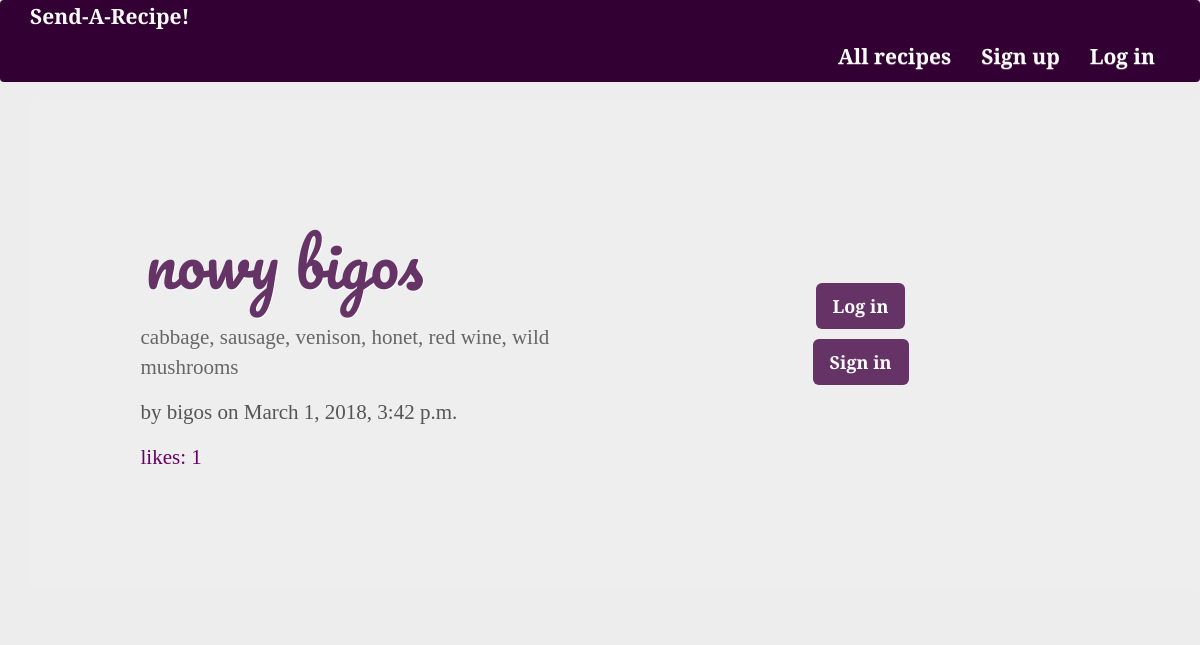
The page /posts/post/3 on the database its author committed.
### posts/models.py (models this page shows, shortened)
class Post(models.Model):
	user = models.ForeignKey(User, related_name = "posts")
	title = models.CharField(max_length=56)
	content = models.TextField(unique=False)
	content_html = models.TextField(editable=True)
	created_at = models.DateTimeField(auto_now=True)
	points = models.IntegerField(default=1)
	class Meta:
		ordering = ['-points']

### posts/views.py (the view)
# urls.py: url(r'^post/(?P<pk>\d+)$', views.PostDetail.as_view(), name='post_detail'),
class PostDetail(DetailView):
	model = models.Post
	select_related = ["user"]

### posts/templates/posts/post_detail.html (shortened to what this page needs)
{% extends 'posts/post_base.html' %}
{% block post %}
	<div class="jumbotron">
		<div class="row post-detail">
			{% if user.is_authenticated %}
			<div class="post-content col-6-md col-12">
				<h2 class="page-title">{{post.title}}</h2>
				<p class="recipe-content">{{post.content}}</p>
				<p class="recipe-signature">by {{post.user}} on {{post.created_at}}
				</p>
			</div>
			<div class="post-content col-6-md col-12">
				{% if user != post.user %}
				<h3 class="voting-header">Vote:</h3>
				<a href="#" onClick="document.getElementById('upvote{{post.id}}').submit()"}>
					<span class="glyphicon glyphicon-triangle-top"></span>
				</a>
				{% endif %}
				<p class="result"> likes: {{post.points}}</p>
				{% if user != post.user %}
				<a href="#"  onClick="document.getElementById('downvote{{post.id}}').submit()">
					<span class="glyphicon glyphicon-triangle-bottom"></span>
				</a>
				{% endif %}
				{% else %}
				<div class="post-content col-6-md col-12">
					<h1 class="page-title">{{post.title}}</h1>
					<p class="recipe-content">{{post.content}}</p>
					<p class="recipe-signature">by {{post.user}} on {{post.created_at}}
					</p>
					<p class="result"> likes: {{post.points}} </p>
				</div >
				<div class="post-content col-6-md col-12">
					<a class="btn btn-lg intro-btn" href="{% url 'accounts:login' %}">Log in</a>
					<a class="btn btn-lg intro-btn" href="{% url 'accounts:signup' %}">Sign in</a>
				</div>
				{% endif %}
			</div>
		</div>
	</div>
{% endblock %}

### static/culinaryblog/css/main.css (style rules this page uses)
body { background-color: #ededed; }
.btn { font-family: 'Josefin Slab', serif; font-weight: bolder; }
.jumbotron h1 { color: #663366; }
.page-title { font-family: 'Pacifico', cursive; text-shadow: 1px 1px #fefefe; color: #663366; margin: 25px 5px; }
.post-detail { display: flex; justify-content: space-between; padding: 5%; }
.post-content { height: 90%; width: 48%; display: flex; flex-direction: column; }
.post-content:nth-of-type(2) { align-self: flex-start; align-items: center; padding-top: 70px; }
#signupForm .btn, #loginForm .btn, .intro-btn { background-color: #663366; color:#fefefe; }
.intro-btn { margin-left: 10px; }
.recipe-signature { font-family: 'Josefin Slab', serif; font-weight: bold; color: #555; }
.recipe-content { font-family: 'Josefin Slab', serif; font-weight: bolder; color: #666; }
.result { font-family: 'Josefin Slab', serif; font-weight: bolder; color: #660066; }
.intro-btn { margin-top: 10px; }

### rows shown on the page
Post: title "nowy bigos", content "cabbage, sausage, venison, honet, red wine, wild mushrooms", user "bigos", created_at "March 1, 2018, 3:42 p.m.", points "1"
